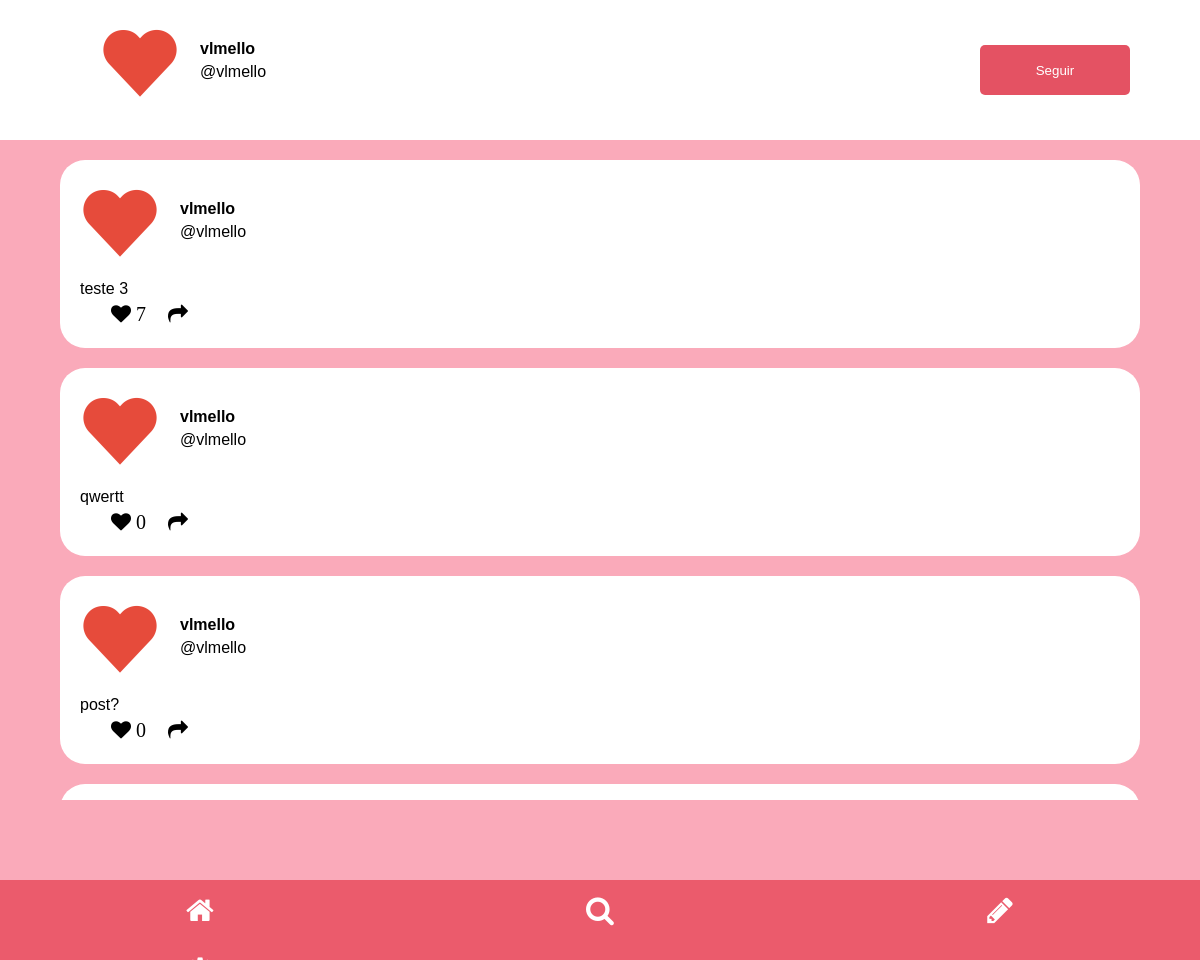
The page /profile_org/vlmello (signed in) on the database its author committed.
### feed/models.py (models this page shows, shortened)
class Post(models.Model):
    id = models.AutoField(primary_key=True)
    text = models.CharField(max_length=250)
    image = models.ImageField(upload_to = "media")
    likes = models.IntegerField(default=0)
    user = models.ForeignKey(get_user_model(), on_delete=models.CASCADE, null=True)

### feed/views.py (the view)
# urls.py: path('profile_org/<str:user_id>', views.profile_org, name="profile_org"),
@login_required
def profile_org(request, user_id):
    posts = Post.objects.filter(user=get_user_model().objects.get(username=user_id))
    follow = True
    return render(request, 'profile_org.html', {'posts':posts, 'user_id':user_id, 'follow':follow})

### feed/templates/profile_org.html (shortened to what this page needs)
{% load static %}
<!DOCTYPE html>
<html lang="pt-BR">
    <head>
        <link rel="stylesheet" href="{% static 'feed/css/profile.css' %}">
        <link rel="stylesheet" href="https://cdnjs.cloudflare.com/ajax/libs/font-awesome/4.7.0/css/font-awesome.min.css">
    </head>
    <body onload="addListenerScroll();">
        <div class="content-bar">
            <div class="options">
                <a href="/feed_org/"><button class="btn btn-bar"><i class="icon fa fa-home"></i><div class="btn-text">Início</div></button></a>
                <a href="/search_org/"><button class="btn btn-bar"><i class="icon fa fa-search"></i><div class="btn-text">Pesquisar</div></button></a>
                <a href="/create/"><button class="btn btn-bar"><i class="icon fa fa-pencil"></i><div class="btn-text">Criar Publicação</div></button></a>
                <a href="/config/"><button class="btn btn-bar"><i class="icon fa fa-gear"></i><div class="btn-text">Configurações</div></button></a>
            </div>
        </div>
        <div id="scrollable-content" class="content-main">
            <div id="profile-info" class="profile-info">
                <a href="/profile/{{user_id}}" class="profile-btn"><div class="post-creator"><img src="{% static 'feed/img/heart-png.png' %}"><div class="name">{{user_id}}</div><div class="at">@{{user_id}}</div></div></a>
                <button class="follow">Seguir</button>
            </div>
            {% for post in posts %}
            <div id="template-post" class="post">
                <a href="/profile_org/{{post.user}}" class="profile-btn"><div class="post-creator"><img src="{% static 'feed/img/heart-png.png' %}"><div class="name">{{post.user}}</div><div class="at">@{{post.user}}</div></div></a>
                <div class="description-text">{{post.text}}</div>
                <div class="post-buttons">
                    <a href="/like_org/{{post.id}}"><button class="post-btn"><i class="icon like fa fa-heart">&nbsp{{post.likes}}</i></button></a>
                    <button class="post-btn"><i class="icon shar fa fa-share"></i></button>
                </div>
            </div>
            {% endfor %}
        </div>
    </body>
</html>

### templates/static/feed/css/profile.css (style rules this page uses)
* { box-sizing: border-box; font-family: Verdana, Helvetica, sans-serif; }
body { background-color: #FAAABA; padding: 0px 0px 0px 0px; margin: 0px 0px 0px 0px; display: flex; overflow: hidden; }
.content-main { width: 100%; height: 100vh; overflow-y: scroll; scrollbar-color: #e45263 #EB5B6C; padding: 0; }
.post { background-color:white; height: auto; min-width: 600px; width: 50%; max-width: 1000px; border-radius: 25px; color: black; margin: 20px auto; padding: 20px 20px; }
.post-creator { height:100px; }
.post-creator > img { float: left; width: 80px; height: 80px; }
.post-creator > .name { font-weight: bold; padding: 20px 10px 0px 100px; }
.post-creator > .at { padding: 5px 10px 0px 100px; }
.post-buttons { display: grid; height: 30px; width: 150px; grid-template-columns: 1fr 1fr 1fr; padding-left: 20px; }
.post-btn { border: none; background-color: rgba(255, 255, 255, 0); height: 100%; width: auto; }
.like, .comm, .shar { font-size: 20px !important; border-radius: 10px; padding: 5px; }
.profile-btn { color: black; }
a:link { text-decoration: none; }
.profile-info { background-color: white; margin:0; width: 100%; padding: 20px; padding-left:100px; display: grid; grid-template-columns: 1fr 1fr; }
.follow { margin-top: auto; margin-bottom: auto; margin-right: 50px; margin-left: auto; height: 50px; width: 150px; border: none; color: white; padding: 12px 16px; background-color: #e45263; border-radius: 5px; }
@media (max-width: 1200px) { .post { min-width: 80vw; width: 90vw; max-width: 100vw; } }
@media (max-width: 1200px) { .content-bar { background-color: #EB5B6C; height: 80px; width: 100%; padding: 0; margin: 0px 0px 0px 0px; position: absolute; bottom: 0%; } }
@media (max-width: 1200px) { .options { left: 50%; display: grid; grid-template-columns: 1fr 1fr 1fr; height: 100%; } }
@media (max-width: 1200px) { .btn-bar { border: none; color: white; cursor: pointer; height: 100%; width: 100%; padding: 15px; background-color: #EB5B6C; font-size: 30px; } }
@media (max-width: 1200px) { .btn-bar > i { vertical-align: middle; } }

### rows shown on the page
Post: user "vlmello", text "teste 3", likes "7"
Post: user "vlmello", text "qwertt", likes "0"
Post: user "vlmello", text "post?", likes "0"

### other values the page prints
{{ user_id }} "vlmello"
